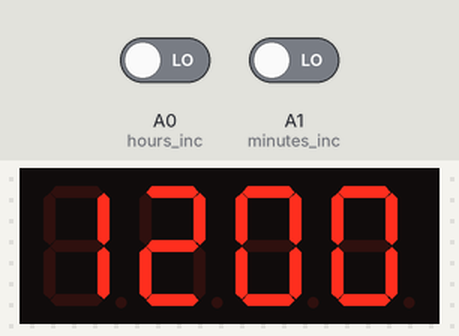
A sketch run on a simulated Arduino Uno, built with avr-gcc and run on an emulated ATmega328P. Parts: 4-digit seven-segment display. Wiring (inferred from the names in the program): 4-digit 7-segment display, segments lit when HIGH: segments pin 6, pin 7, pin 8, pin 9, pin 10, pin 11, pin 12; digit selects pin 2, pin 3, pin 4, pin 5. The inputs (shaded band) are chosen by the test bench; at power-on: A0 (hours_inc) LOW, A1 (minutes_inc) LOW. The segment pins are drawn as the display they are named for.

Above: at 1.2 s.
1.3 s: A0 (hours_inc) driven HIGH
At 2.7 s:
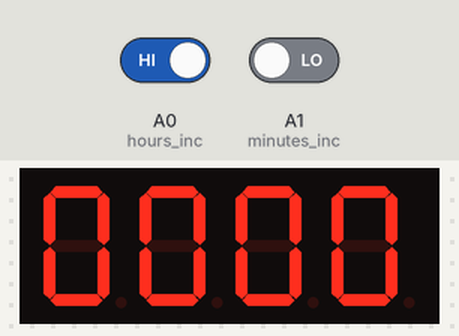
4.3 s: A1 (minutes_inc) driven HIGH
At 4.8 s:
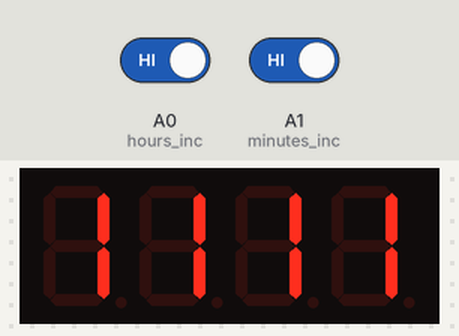
Timing chart, 0 to 7.3 s (numbered marks = the images above; inputs shaded):
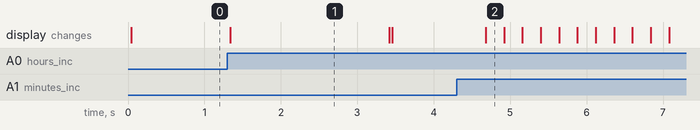

Measured:
- after the input at 1.3 s, the display: changes at once (image 1)
- after the input at 4.3 s, the display: changes after 0.38 s (image 2)

The sketch:

Experiment_3.ino
```cpp
#define D1 2
#define D2 3
#define D3 4
#define D4 5
#define a 6
#define b 7
#define c 8
#define d 9
#define e 10
#define f 11
#define g 12
#define hours_inc A0
#define minutes_inc A1
#define hour 3600000 //STAND FOR AN HOUR IN MILLISECONDS
#define minute 60000 //STAND FOR A MINUTE IN MILLISECONDS

//for displays
//d1_seq and d2_seq are digit 1 and digit 2 sequence respectively
//they have their own counters d1_ctr and d2_ctr
//the array's sequence is a pairwise sequence of what D1 and D2 should have
//sample:
//1&2, 0&1, 0&2, etc.
int d1_seq[12] = {1, 0, 0, 0, 0, 0, 0, 0, 0, 0, 1, 1}, d1_ctr = 0;
int d2_seq[12] = {2, 1, 2, 3, 4, 5, 6, 7, 8, 9, 0, 1}, d2_ctr = 0;
//D3 and D4 display will be discrete
//there will be a logic to limit the D3 to 5 and D4 to 9
int d3_disp = 0, d4_disp = 0;

//these are for counting the time
unsigned long start_hour = 0, start_min = 0;

//write functions
void write_D1(int disp=0);
void write_D2(int disp=0);
void write_D3(int disp=0);
void write_D4(int disp=0);
void write_num(int num = 0);

//turn every led of the current digit off
void off_all();

void setup() {
  // put your setup code here, to run once:
  pinMode(D1, OUTPUT);
  pinMode(D2, OUTPUT);
  pinMode(D3, OUTPUT);
  pinMode(D4, OUTPUT);

  pinMode(a, OUTPUT);
  pinMode(b, OUTPUT);
  pinMode(c, OUTPUT);
  pinMode(d, OUTPUT);
  pinMode(e, OUTPUT);
  pinMode(f, OUTPUT);
  pinMode(g, OUTPUT);

  pinMode(hours_inc, INPUT);
  pinMode(minutes_inc, INPUT);

  Serial.begin(9600);
}

void loop() {
  // put your main code here, to run repeatedly:

  //time counter
  unsigned long current = millis();

  //read buttons
  int hour_state=digitalRead(hours_inc), min_state = digitalRead(minutes_inc);


  //for pressing button
  //if hour_inc is pressed
  if(hour_state==HIGH)
  {
      //change hour displays
      d1_ctr++;
      d2_ctr++;
      delay(100);
  }

  //if minutes_inc is pressed
  if(min_state==HIGH)
  {
      d4_disp++;
      delay(100);
  }

  //if the counter for d1_seq is 12 then d2_ctr is also 12
  //reset to 0
  if(d1_ctr == 12)
  {
    d1_ctr = 0;
    d2_ctr = 0;
  }

  //initialize to 12:00
  if(start_min == 0)
  {
      write_D1(d1_seq[d1_ctr]); //1
      write_D2(d2_seq[d2_ctr]); //2
      write_D3(d3_disp);        //0
      write_D4(d4_disp);        //0
  }

  //loop for hour increment
  //format:
  /*
    - increment the counters for d1_seq and d2_seq
    - check if ctr is 12 to reset to 0
    - set start_hour to current millis()
  */
  if(current-start_hour>=hour)//IF AN HOUR HAS PASSED
   {
      //change hour displays
      d1_ctr++;
      d2_ctr++;

      if(d1_ctr == 12)
      {
        d1_ctr = 0;
        d2_ctr = 0;
      }

      start_hour = current;
   }

   //loop for minute increment
   //format:
   /*
    - increase the d4_disp (d4_disp is discretely what will be shown on D4)
    - set start_min to current millis()
   */
   if(current-start_min>=minute)//IF A MINUTE HAS PASSED
   {
      d4_disp++;
      start_min = current;
   }

   //checker if d4_disp is now 10
   //reset d4_disp to 0 then increment d3_disp (d3_disp is also discretely what will be shown on D3)
   if(d4_disp==10)
   {
    d4_disp = 0;
    d3_disp++;
   }

   //if D3D4 is 60
   // then set D3D4 to 00
   if(d3_disp==6 && d4_disp==0)
   {
    d4_disp = 0;
    d3_disp = 0;
    if(hour_state==HIGH)
    {
      //change hour displays
      d1_ctr++;
      d2_ctr++;
    }
   }

   //write functions for D1, D2, D3, D4
    write_D1(d1_seq[d1_ctr]);
    write_D2(d2_seq[d2_ctr]);
    write_D3(d3_disp);
    write_D4(d4_disp);
}

//Format for write function per digit:
/*
  - set digits not to be written to high which will be complemented in a 4-digit 7-segment display
  - write the disp parameter which is 0 by default
  - insert a delay
  - set all segments to low
*/
//write function for D1
void write_D1(int disp=0)
{
  digitalWrite(D2, HIGH);
  digitalWrite(D3, HIGH);
  digitalWrite(D4, HIGH);

  write_num(disp);

  delay(5);
  set_all_low();
}

//write function for D2
void write_D2(int disp=0)
{
  digitalWrite(D1, HIGH);
  digitalWrite(D3, HIGH);
  digitalWrite(D4, HIGH);

  write_num(disp);

  delay(5);
  set_all_low();
}

//write function for D3
void write_D3(int disp=0)
{
  digitalWrite(D2, HIGH);
  digitalWrite(D1, HIGH);
  digitalWrite(D4, HIGH);

  write_num(disp);

  delay(5);
  set_all_low();
}

//write function for D4
void write_D4(int disp=0)
{
  digitalWrite(D2, HIGH);
  digitalWrite(D3, HIGH);
  digitalWrite(D1, HIGH);

  write_num(disp);

  delay(5);
  set_all_low();
}

//close all of the current digit
void off_all()
{
    digitalWrite(a, LOW);
    digitalWrite(b, LOW);
    digitalWrite(c, LOW);
    digitalWrite(d, LOW);
    digitalWrite(e, LOW);
    digitalWrite(f, LOW);
    digitalWrite(g, LOW);
}

//set all digits to LOW
void set_all_low()
{
  digitalWrite(D1, LOW);
  digitalWrite(D2, LOW);
  digitalWrite(D3, LOW);
  digitalWrite(D4, LOW);

}


//write function on current digit
/*
  format:
  - close all first
  - enter switch statement
*/
void write_num(int num = 0)
{
  off_all();
  switch(num)
  {
    case 0:
      digitalWrite(a, HIGH);
      digitalWrite(b, HIGH);
      digitalWrite(c, HIGH);
      digitalWrite(d, HIGH);
      digitalWrite(e, HIGH);
      digitalWrite(f, HIGH);
//      digitalWrite(g, HIGH);
      break;
    case 1:
//      digitalWrite(a, HIGH);
      digitalWrite(b, HIGH);
      digitalWrite(c, HIGH);
//      digitalWrite(d, HIGH);
//      digitalWrite(e, HIGH);
//      digitalWrite(f, HIGH);
//      digitalWrite(g, HIGH);
      break;
    case 2:
      digitalWrite(a, HIGH);
      digitalWrite(b, HIGH);
//      digitalWrite(c, HIGH);
      digitalWrite(d, HIGH);
      digitalWrite(e, HIGH);
//      digitalWrite(f, HIGH);
      digitalWrite(g, HIGH);
      break;
    case 3:
      digitalWrite(a, HIGH);
      digitalWrite(b, HIGH);
      digitalWrite(c, HIGH);
      digitalWrite(d, HIGH);
//      digitalWrite(e, HIGH);
//      digitalWrite(f, HIGH);
      digitalWrite(g, HIGH);
      break;
    case 4:
//      digitalWrite(a, HIGH);
      digitalWrite(b, HIGH);
      digitalWrite(c, HIGH);
//      digitalWrite(d, HIGH);
//      digitalWrite(e, HIGH);
      digitalWrite(f, HIGH);
      digitalWrite(g, HIGH);
      break;
    case 5:
      digitalWrite(a, HIGH);
//      digitalWrite(b, HIGH);
      digitalWrite(c, HIGH);
      digitalWrite(d, HIGH);
//      digitalWrite(e, HIGH);
      digitalWrite(f, HIGH);
      digitalWrite(g, HIGH);
      break;
    case 6:
      digitalWrite(a, HIGH);
//      digitalWrite(b, HIGH);
      digitalWrite(c, HIGH);
      digitalWrite(d, HIGH);
      digitalWrite(e, HIGH);
      digitalWrite(f, HIGH);
      digitalWrite(g, HIGH);
      break;
    case 7:
      digitalWrite(a, HIGH);
      digitalWrite(b, HIGH);
      digitalWrite(c, HIGH);
//      digitalWrite(d, HIGH);
//      digitalWrite(e, HIGH);
//      digitalWrite(f, HIGH);
//      digitalWrite(g, HIGH);
      break;
    case 8:
      digitalWrite(a, HIGH);
      digitalWrite(b, HIGH);
      digitalWrite(c, HIGH);
      digitalWrite(d, HIGH);
      digitalWrite(e, HIGH);
      digitalWrite(f, HIGH);
      digitalWrite(g, HIGH);
      break;
    case 9:
      digitalWrite(a, HIGH);
      digitalWrite(b, HIGH);
      digitalWrite(c, HIGH);
//      digitalWrite(d, HIGH);
//      digitalWrite(e, HIGH);
      digitalWrite(f, HIGH);
      digitalWrite(g, HIGH);
      break;
  }
}
```
